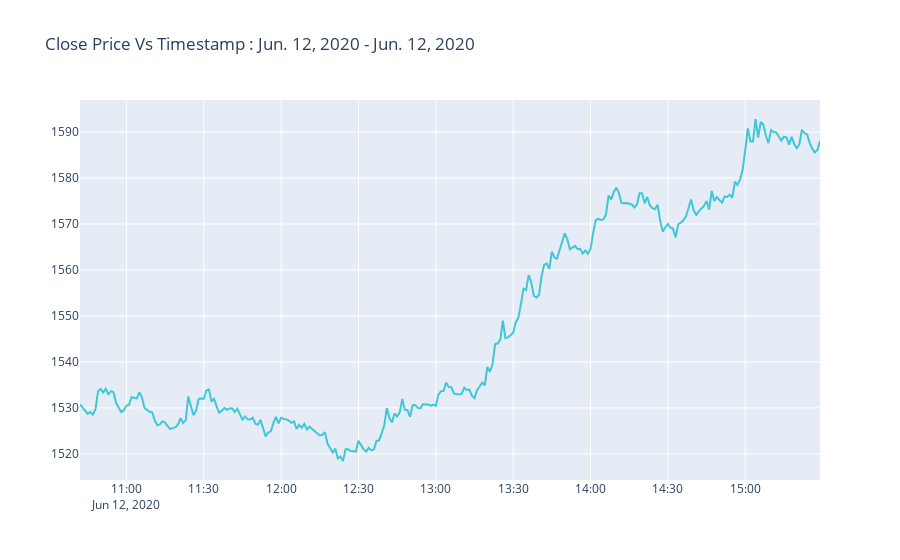

The cell this chart's notebook holds for it:
### Code cell
reliance_2020 = reliance.loc['2020-06-12' : '2020-06-12']

Day = go.Scatter(
      x = reliance_2020.index,
      y = reliance_2020['close_price'],
      name = "Close Price",
      line = dict(color="#17BEcf"),
      opacity = 0.8)

data = [Day]

layout = dict(title="Close Price Vs Timestamp : Jun. 12, 2020 - Jun. 12, 2020")

fig = dict(data=data, layout=layout)

iplot(fig, filename="RELIANCE Stock Price")

### Figure 1 — Plotly figure (JSON) as saved in the notebook; plotly's stock layout.template omitted (floating-point values rounded to 4 significant figures; data arrays with more than 128 entries replaced by an {"elided": "..."} marker saying what was removed)
{"data": [{"line": {"color": "#17BEcf"}, "name": "Close Price", "opacity": 0.8, "type": "scatter", "x": {"elided": "288 str values"}, "y": {"elided": "288 float values"}}], "layout": {"title": {"text": "Close Price Vs Timestamp : Jun. 12, 2020 - Jun. 12, 2020"}}}
